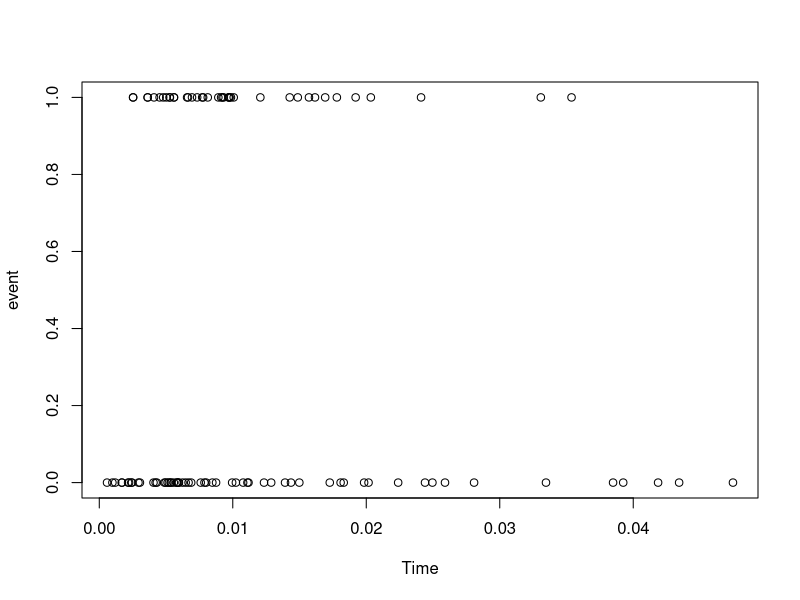

This figure's R source: (Note: this script raises an error after producing the figure.)
#
set.seed(34326)
n = 100
grp <- factor(rep(c('A', 'B'), each = n/2))

beta1 = 1.35; beta2 = -2.5
lambdaT = .003 								# baseline hazard
lambdaC = .02  								# hazard of censoring
s = 1.2

T = rweibull(n, shape=s, scale=lambdaT*exp(-(beta1*c(0, 1)[grp] + beta2))) + 2.5e-3 	# Event time
C = rweibull(n, shape=s, scale=lambdaC)   								#censoring time
Time = pmin(T,C)  													#observed time is min of censored and true
event = (Time==T)*1   												# set to 1 if event is observed
plot(Time, event)

st <- Surv(Time*2e3, event)
model = coxph(st ~ grp)
summary(model)
km <- survfit(st~grp)
plot(km)

Data <- cbind.data.frame(Sample = paste0('sample', seq(1, length(event))), Grp = grp, fUp = Time*3e3, Event = event*1)

